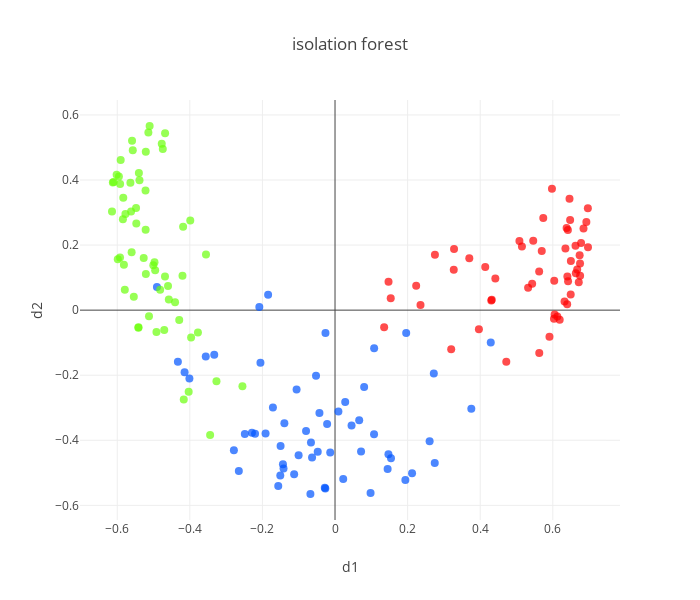

The cell this chart's notebook holds for it:
### Code cell
from sklearn.ensemble import IsolationForest

clf = IsolationForest(random_state=50,contamination=removed_size)
outliers_pred=clf.fit_predict(data)

data_clean = data[outliers_pred==1]

X_clean=data_clean[:,:-1]
y_clean=data_clean[:,-1]

render(special_model,transform.transform(X_clean),y_clean,"isolation forest")

### Figure 1 — Plotly figure (JSON) as saved in the notebook; plotly's stock layout.template omitted (floating-point values rounded to 4 significant figures; data arrays with more than 128 entries replaced by an {"elided": "..."} marker saying what was removed)
{"data": [{"marker": {"color": {"elided": "172 str values"}, "opacity": 0.7, "size": 8}, "mode": "markers", "type": "scatter", "x": {"elided": "172 float values"}, "y": {"elided": "172 float values"}}], "layout": {"height": 600, "title": {"text": "isolation forest"}, "width": 700, "xaxis": {"title": {"text": "d1"}}, "yaxis": {"title": {"text": "d2"}}}}
